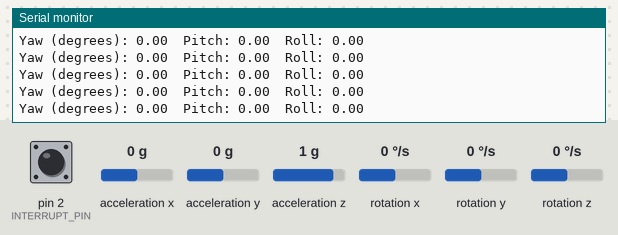
Recording of a sketch running on a simulated Arduino Uno, built with avr-gcc and run on an emulated ATmega328P. Parts: the last lines printed to the serial monitor. Inputs (shaded band) come from the test bench; at power-on: acceleration x 0 g, pin 2 (INTERRUPT_PIN) LOW, rotation z 0 °/s, acceleration y 0 g, acceleration z 1 g, rotation x 0 °/s, rotation y 0 °/s. The sensor or clock chip raises its interrupt line as the real part does.

Above: at 1.7 s.
1.8 s: acceleration x set to -1.4 g
At 2.4 s:
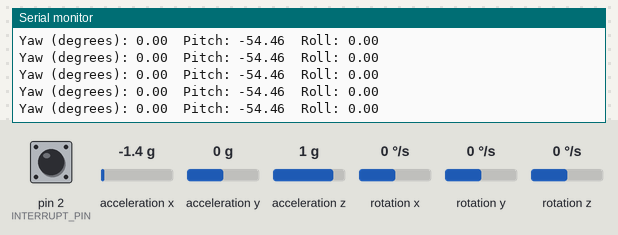
3.3 s: pin 2 (INTERRUPT_PIN) pulled HIGH for 0.15 s
6.4 s: rotation z set to -192 °/s
At 6.9 s:
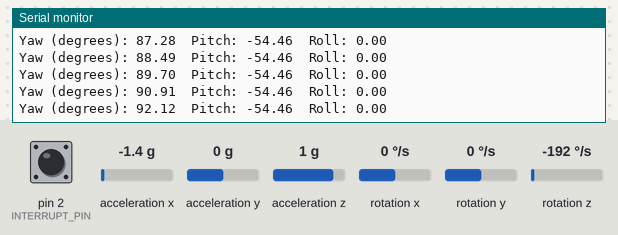
9.4 s: acceleration y set to 0.8 g
At 10.3 s:
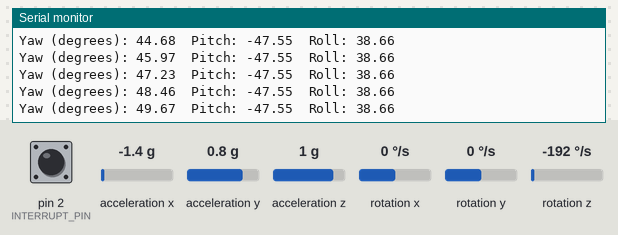
12.4 s: acceleration z set to -1.4 g
At 13.4 s:
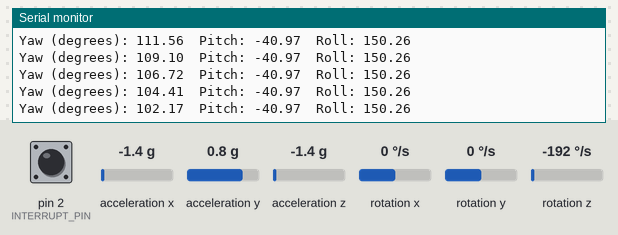
15.4 s: acceleration x set to 0.8 g
At 16.5 s:
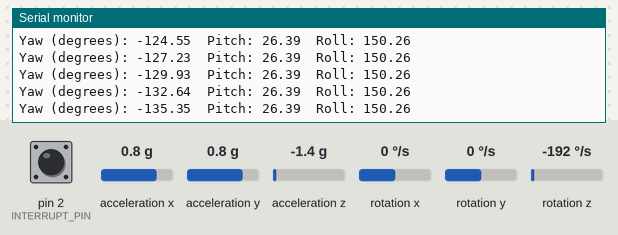
Timing chart, 0 to 18.4 s (numbered marks = the images above; inputs shaded):
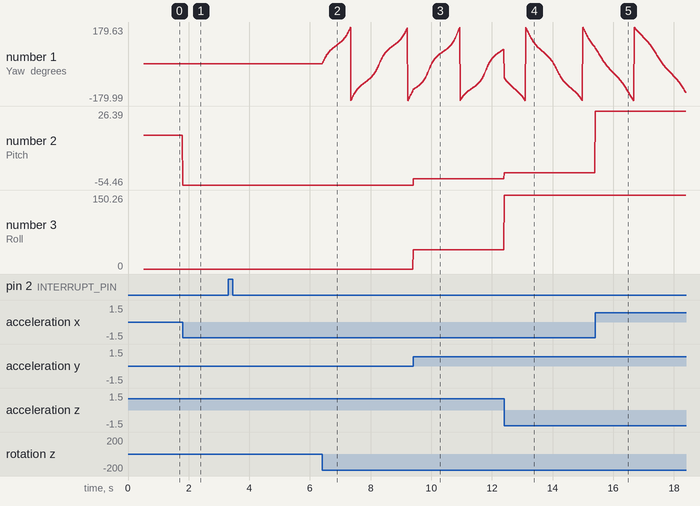

Measured:
- after the input at 1.8 s, the serial monitor: prints a new line at once (image 1)
- after the input at 6.4 s, the serial monitor: prints a new line at once (image 2)
- plotted number 1: 0 → -133.47 after the input at 6.4 s
- plotted number 2: 0 → -54.46 after the input at 1.8 s

The sketch:

MPU6050_Example.ino
```cpp
// Pinout:
// VCC -> 5V
// GND -> GND
// SCL -> A5
// SDA -> A4
// INT -> 2

// Breakout board: MPU6050

#define INTERRUPT_PIN 2

//MPU6050 code
#include "I2Cdev.h"

#include "MPU6050_6Axis_MotionApps20.h"
//#include "MPU6050.h" // not necessary if using MotionApps include file

// Arduino Wire library is required if I2Cdev I2CDEV_ARDUINO_WIRE implementation
// is used in I2Cdev.h
#if I2CDEV_IMPLEMENTATION == I2CDEV_ARDUINO_WIRE
#include "Wire.h"
#endif

// class default I2C address is 0x68
// specific I2C addresses may be passed as a parameter here
// AD0 low = 0x68 (default for SparkFun breakout and InvenSense evaluation board)
// AD0 high = 0x69
MPU6050 mpu;

bool blinkState = false;

// MPU control/status vars
bool dmpReady = false;  // set true if DMP init was successful
uint8_t mpuIntStatus;   // holds actual interrupt status byte from MPU
uint8_t devStatus;      // return status after each device operation (0 = success, !0 = error)
uint16_t packetSize;    // expected DMP packet size (default is 42 bytes)
uint16_t fifoCount;     // count of all bytes currently in FIFO
uint8_t fifoBuffer[64]; // FIFO storage buffer

// orientation/motion vars
Quaternion q;           // [w, x, y, z]         quaternion container
VectorInt16 aa;         // [x, y, z]            accel sensor measurements
VectorInt16 aaReal;     // [x, y, z]            gravity-free accel sensor measurements
VectorInt16 aaWorld;    // [x, y, z]            world-frame accel sensor measurements
VectorFloat gravity;    // [x, y, z]            gravity vector
float euler[3];         // [psi, theta, phi]    Euler angle container
float ypr[3];           // [yaw, pitch, roll]   yaw/pitch/roll container and gravity vector

volatile bool mpuInterrupt = false;     // indicates whether MPU interrupt pin has gone high
void dmpDataReady() {
  mpuInterrupt = true;
}

void setup() {


  pinMode(INTERRUPT_PIN, INPUT);

    // join I2C bus (I2Cdev library doesn't do this automatically)
  #if I2CDEV_IMPLEMENTATION == I2CDEV_ARDUINO_WIRE
    Wire.begin();
    TWBR = 24; // 400kHz I2C clock (200kHz if CPU is 8MHz)
  #elif I2CDEV_IMPLEMENTATION == I2CDEV_BUILTIN_FASTWIRE
    Fastwire::setup(400, true);
  #endif

  // initialize serial communication
    Serial.begin(115200);

    // initialize device
    mpu.initialize();

    while (Serial.available() && Serial.read()); // empty buffer

    //uncomment next two lines if you need to command when reading starts
    //while (!Serial.available());                 // wait for data
    //while (Serial.available() && Serial.read()); // empty buffer again

    // load and configure the DMP
    devStatus = mpu.dmpInitialize();

    // supply your own gyro offsets here, scaled for min sensitivity
    mpu.setXGyroOffset(220);
    mpu.setYGyroOffset(76);
    mpu.setZGyroOffset(-85);
    mpu.setZAccelOffset(1788); // 1688 factory default for my test chip

    // make sure it worked (returns 0 if so)
    if (devStatus == 0) {
      // turn on the DMP, now that it's ready
      mpu.setDMPEnabled(true);

      // enable Arduino interrupt detection

      attachInterrupt(digitalPinToInterrupt(INTERRUPT_PIN), dmpDataReady, RISING);
      mpuIntStatus = mpu.getIntStatus();

      // set our DMP Ready flag so the main loop() function knows it's okay to use it
      dmpReady = true;

      // get expected DMP packet size for later comparison
      packetSize = mpu.dmpGetFIFOPacketSize();
    }
    Serial.println("hi!");


}

void loop() {
  // if programming failed, don't try to do anything
  if (!dmpReady) return;

  // wait for MPU interrupt or extra packet(s) available
  while (!mpuInterrupt && fifoCount < packetSize) {
  // if you are really paranoid you can frequently test in between other
  // stuff to see if mpuInterrupt is true, and if so, "break;" from the
  // while() loop to immediately process the MPU data
  }
  // reset interrupt flag and get INT_STATUS byte
  mpuInterrupt = false;
  mpuIntStatus = mpu.getIntStatus();

  // get current FIFO count
  fifoCount = mpu.getFIFOCount();

  // check for overflow (this should never happen unless our code is too inefficient)
  if ((mpuIntStatus & 0x10) || fifoCount == 1024) {
    // reset so we can continue cleanly
    mpu.resetFIFO();
    Serial.println(F("FIFO overflow!"));
    // otherwise, check for DMP data ready interrupt (this should happen frequently)
  }
  else if (mpuIntStatus & 0x02) {
    // wait for correct available data length, should be a VERY short wait
    while (fifoCount < packetSize) fifoCount = mpu.getFIFOCount();

    // read a packet from FIFO
    mpu.getFIFOBytes(fifoBuffer, packetSize);

    // track FIFO count here in case there is > 1 packet available
    // (this lets us immediately read more without waiting for an interrupt)
    fifoCount -= packetSize;


    // display Euler angles in degrees
    mpu.dmpGetQuaternion(&q, fifoBuffer);
    mpu.dmpGetGravity(&gravity, &q);
    mpu.dmpGetYawPitchRoll(ypr, &q, &gravity);

    Serial.print("Yaw (degrees): " );
    Serial.print(ypr[0] * 180 /PI );
    Serial.print("\tPitch: ");
    Serial.print( ypr[1] * 180 / PI);
    Serial.print("\tRoll: ");
    Serial.println(ypr[2] * 180 / PI);


  }

}
```
